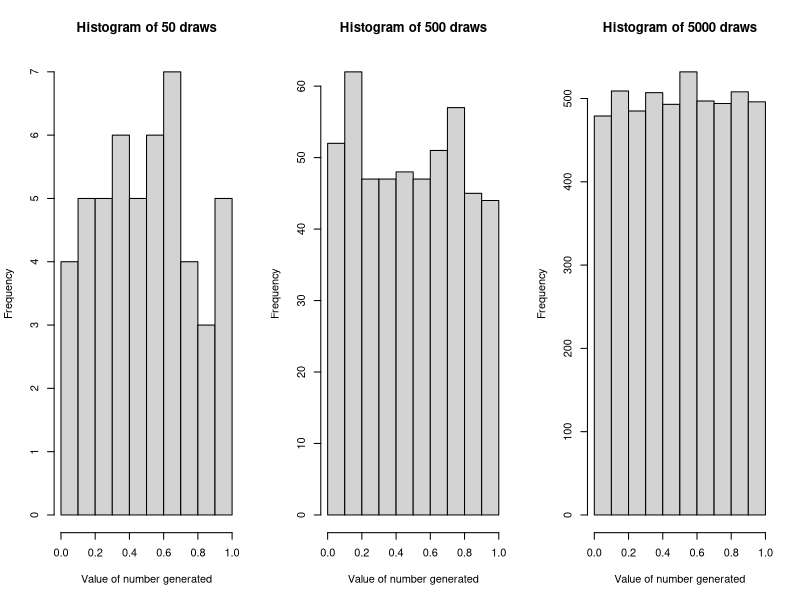
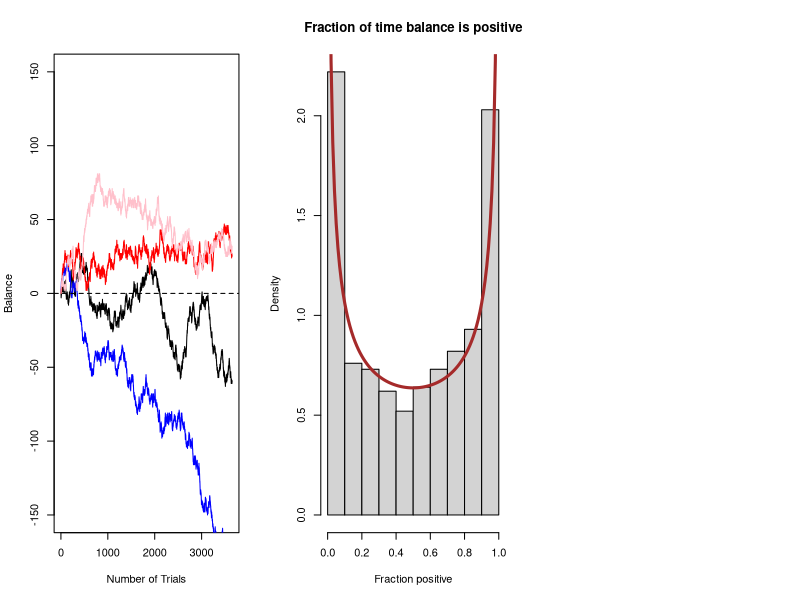

The R source for these figures, in order:
## ---- chunk 1
par(mfrow=c(1,3))
x <- runif(50)
hist(x, main='Histogram of 50 draws', xlab='Value of number generated')
y <- runif(500)
hist(y, main='Histogram of 500 draws', xlab='Value of number generated')
z <- runif(5000)
hist(z, main='Histogram of 5000 draws', xlab='Value of number generated')
## ---- chunk 2
n<-10

sim.coin <- function(n) {
  S<-runif(n, -1, 1)
  ifelse(S < 0, -1, 1)
}

sim.coin(n)
## ---- chunk 3
n<-3650

my_cumsum <- function(x) {
  sum_vec <- cumsum(x)
  positive <- sum(sum_vec > 0) / length(sum_vec)
  return(list(sum_vec, positive))
}

balance<-my_cumsum(sim.coin(n))[[1]]
print('Fraction of the time the balance was positive:')
print(my_cumsum(sim.coin(n))[[2]])
plot(1:3650,balance,type='l',xlab="Number of Trials", ylab="Balance", ylim=c(-150, 150))

balance<-my_cumsum(sim.coin(n))[[1]]
lines(1:3650, balance, type='l', col='blue')

balance<-my_cumsum(sim.coin(n))[[1]]
lines(1:3650, balance, type='l', col='red')

balance<-my_cumsum(sim.coin(n))[[1]]
lines(1:3650, balance, type='l', col='pink')

abline(h=0, type='l', col='black', lty=2)
## ---- chunk 4
pos.vec<-1:1000

for (i in 1:1000) {
  pos.vec[i]<-my_cumsum(sim.coin(n))[[2]]
}
hist(pos.vec, probability=TRUE, 
     main = "Fraction of time balance is positive",
     xlab = "Fraction positive")
x<-seq(0,1,0.01)
lines(x, 1/(pi*(sqrt(x*(1-x)))), type='l', col='brown', lwd=3)

print(mean(pos.vec))
## ---- chunk 5
sim.prob <- sum(pos.vec < 0.05) / 1000
print('Simulated probability:')
print(sim.prob)

theoretical.prob <- (2/pi) * asin(sqrt(0.05))
print('Theoretical probability:')
print(theoretical.prob)
